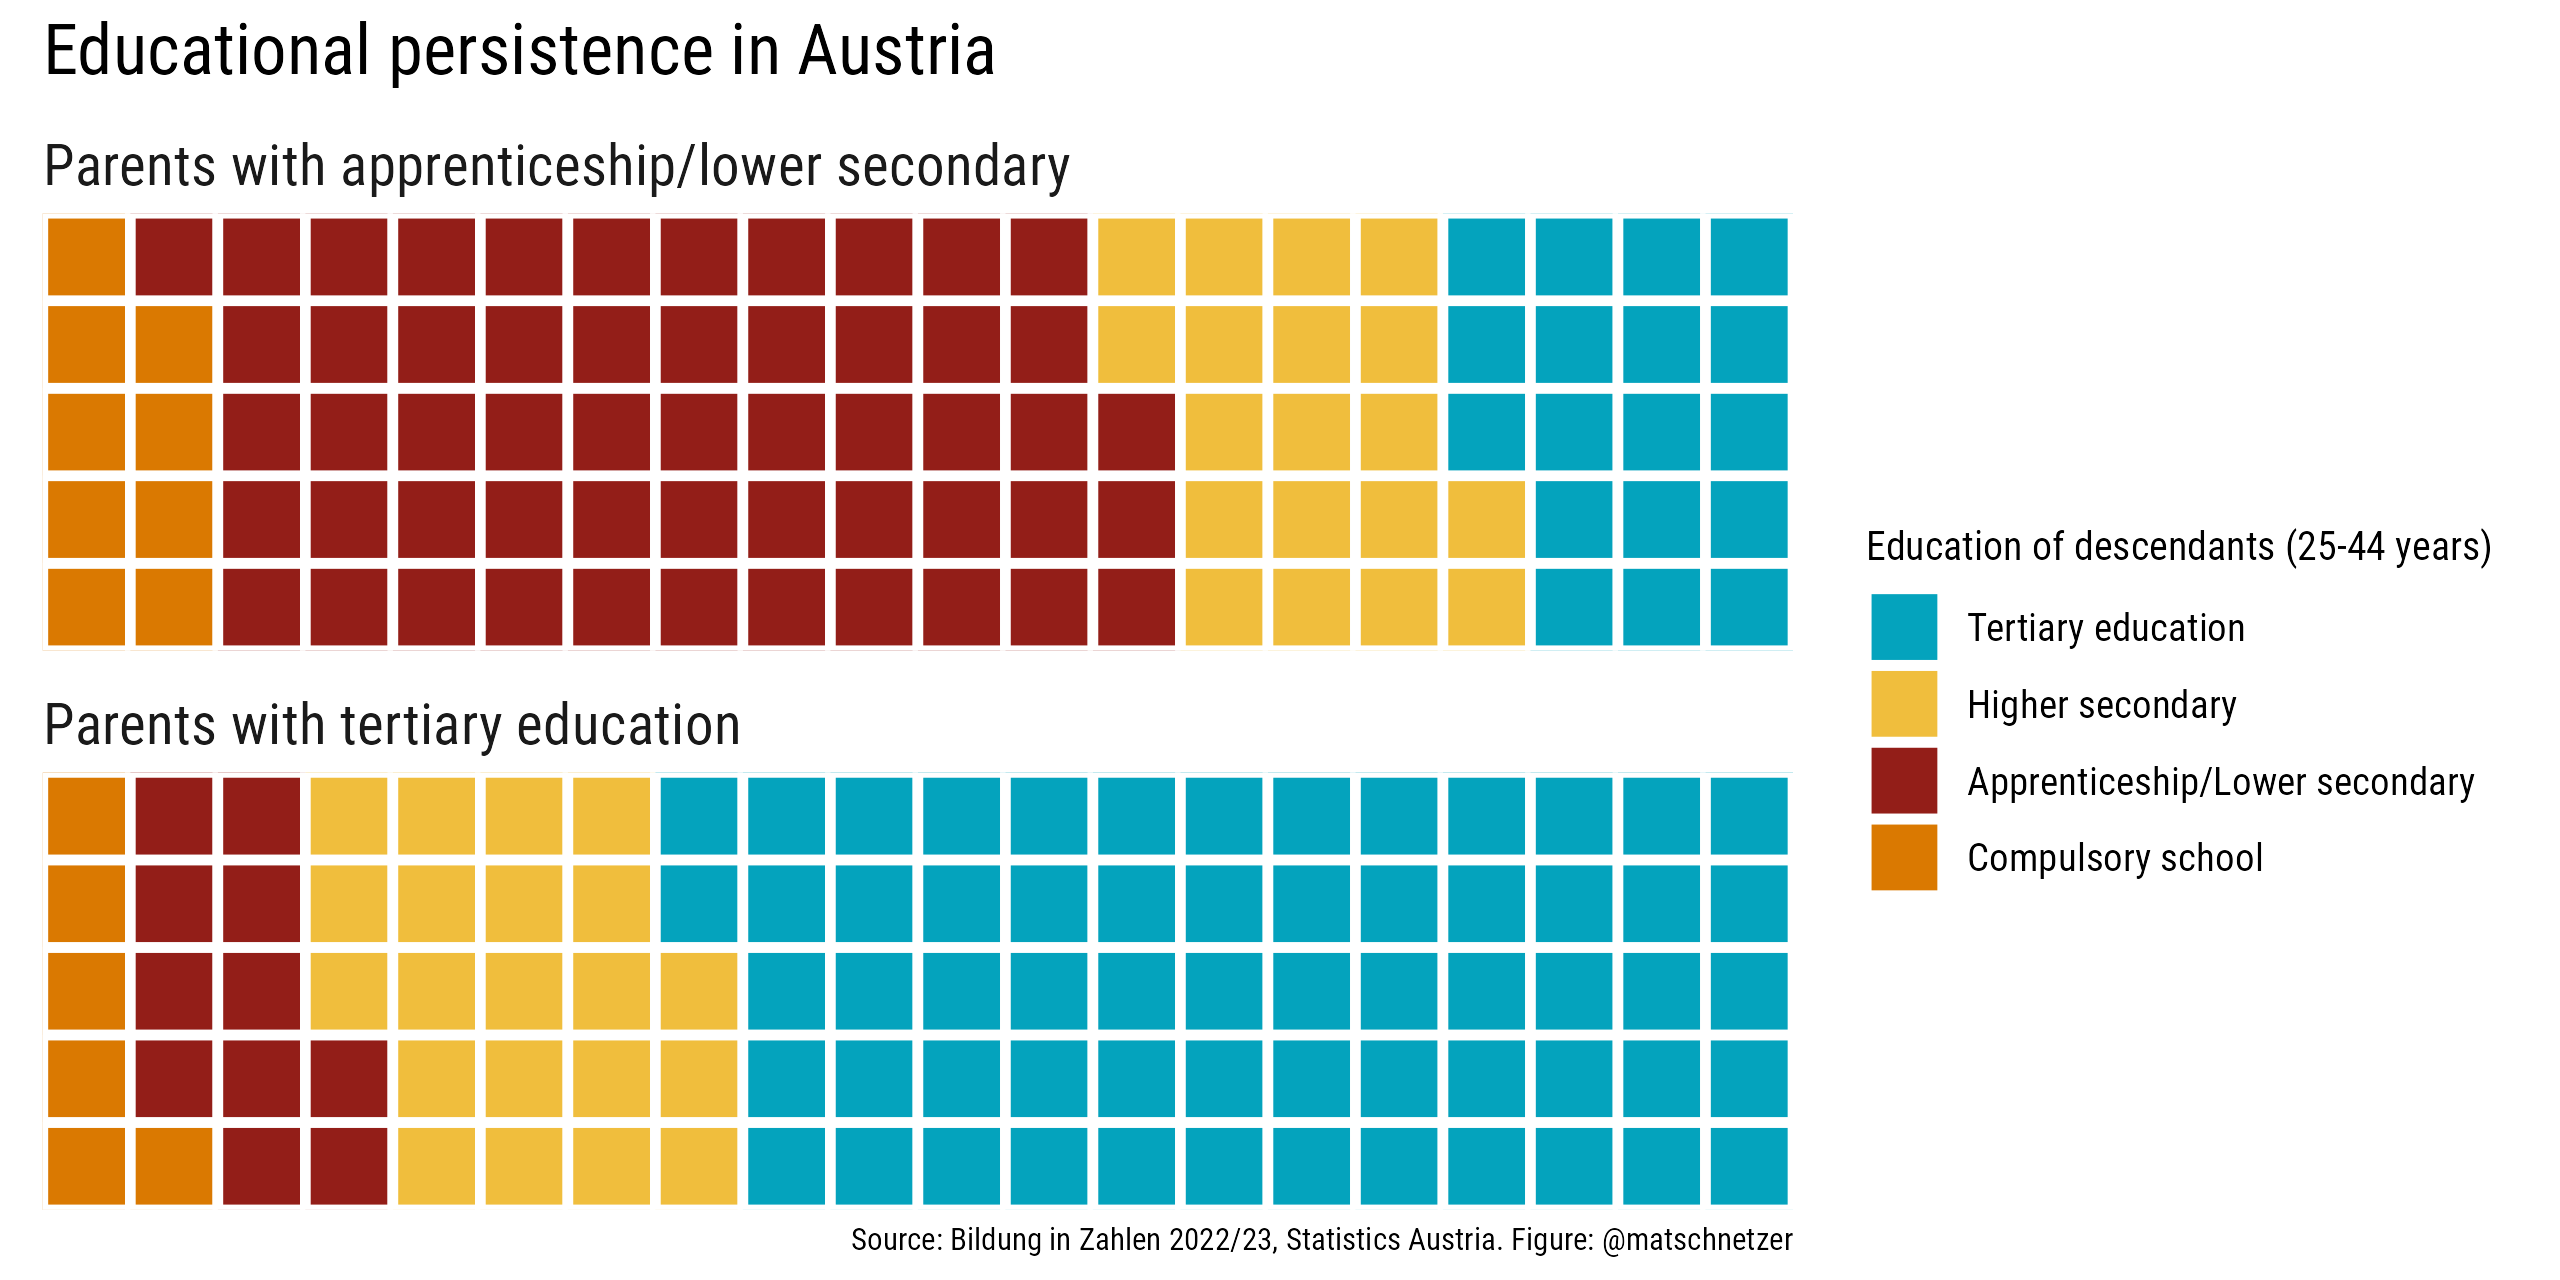

Generate this figure with R:
library(tidyverse)
library(waffle)
library(MetBrewer)

# raw <- tribble(~Parents, ~Children, ~Share,
#                "Compulsory school", "Compulsory school", 36.2,
#                "Compulsory school", "Apprenticeship/Lower secondary", 42.3,
#                "Compulsory school", "Higher secondary", 12.1,
#                "Compulsory school", "Tertiary education", 9.4,
#                "Apprenticeship/Lower secondary", "Compulsory school", 8.9,
#                "Apprenticeship/Lower secondary", "Apprenticeship/Lower secondary", 54.1, #
#                "Apprenticeship/Lower secondary", "Higher secondary", 18.7,
#                "Apprenticeship/Lower secondary", "Tertiary education", 18.3,
#                "Higher secondary", "Compulsory school", 5.9,
#                "Higher secondary", "Apprenticeship/Lower secondary", 20.8,
#                "Higher secondary", "Higher secondary", 30.8,
#                "Higher secondary", "Tertiary education", 42.5,
#                "Tertiary education", "Compulsory school", 5.8,
#                "Tertiary education", "Apprenticeship/Lower secondary", 11.7,
#                "Tertiary education", "Higher secondary", 21.2,
#                "Tertiary education", "Tertiary education", 61.3
# )

raw <- read.csv("waffle.csv")

plotdata <- raw |> filter(Parents %in% c("Apprenticeship/Lower secondary",
                              "Tertiary education")) |> 
  mutate(Children = factor(Children, levels = c("Tertiary education",
                                                "Higher secondary",
                                                "Apprenticeship/Lower secondary",
                                                "Compulsory school")),
         Parents = ifelse(Parents == "Tertiary education", "Parents with tertiary education", "Parents with apprenticeship/lower secondary"))

plotdata |> 
  ggplot() +
  geom_waffle(aes(fill = Children, values = Share), size = 1.125, n_rows = 5, 
              na.rm=T, color = "white", make_proportional = T) + 
  facet_wrap(~Parents, ncol = 1) +
  scale_fill_manual(values = met.brewer("Lakota"), 
                    name = "Education of descendants (25-44 years)") +
  scale_x_discrete(expand=c(0,0)) +
  scale_y_discrete(expand=c(0,0)) +
  labs(title = "Educational persistence in Austria",
       caption = "Source: Bildung in Zahlen 2022/23, Statistics Austria. Figure: @matschnetzer") +
  theme_minimal(base_family = "Roboto Condensed") +
  coord_equal() +
  theme_enhance_waffle() +
  theme(strip.text.x=element_text(size = 13, margin=margin(b = 5, t = 5), hjust = 0),
        plot.caption = element_text(margin = margin(t = 4),
                                    size = 7),
        plot.title = element_text(margin = margin(b = 6), size = 16),
        legend.title=element_text(size = 9))

ggsave("waffle.png", width=8, height=4, dpi=320, bg = "white")
